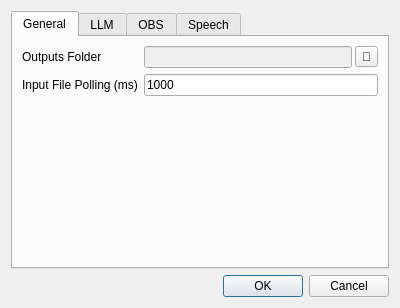
<?xml version="1.0" encoding="UTF-8"?>
<ui version="4.0">
 <class>Dialog</class>
 <widget class="QDialog" name="Dialog">
  <property name="geometry">
   <rect>
    <x>0</x>
    <y>0</y>
    <width>400</width>
    <height>308</height>
   </rect>
  </property>
  <property name="windowTitle">
   <string>Dialog</string>
  </property>
  <layout class="QGridLayout" name="gridLayout">
   <item row="2" column="0">
    <widget class="QDialogButtonBox" name="buttonBox">
     <property name="orientation">
      <enum>Qt::Horizontal</enum>
     </property>
     <property name="standardButtons">
      <set>QDialogButtonBox::Cancel|QDialogButtonBox::Ok</set>
     </property>
    </widget>
   </item>
   <item row="1" column="0">
    <widget class="QTabWidget" name="tabWidget">
     <property name="currentIndex">
      <number>0</number>
     </property>
     <widget class="QWidget" name="tab_2">
      <attribute name="title">
       <string>General</string>
      </attribute>
      <layout class="QFormLayout" name="formLayout_2">
       <property name="fieldGrowthPolicy">
        <enum>QFormLayout::ExpandingFieldsGrow</enum>
       </property>
       <item row="0" column="0">
        <widget class="QLabel" name="label_4">
         <property name="text">
          <string>Outputs Folder</string>
         </property>
        </widget>
       </item>
       <item row="0" column="1">
        <widget class="QWidget" name="widget_2" native="true">
         <layout class="QHBoxLayout" name="horizontalLayout_2">
          <property name="spacing">
           <number>3</number>
          </property>
          <property name="leftMargin">
           <number>0</number>
          </property>
          <property name="topMargin">
           <number>0</number>
          </property>
          <property name="rightMargin">
           <number>0</number>
          </property>
          <property name="bottomMargin">
           <number>0</number>
          </property>
          <item>
           <widget class="QLineEdit" name="lineEdit_outputsFolder">
            <property name="enabled">
             <bool>false</bool>
            </property>
           </widget>
          </item>
          <item>
           <widget class="QToolButton" name="toolButton_outputsFolderSelect">
            <property name="text">
             <string>📂</string>
            </property>
           </widget>
          </item>
         </layout>
        </widget>
       </item>
       <item row="1" column="0">
        <widget class="QLabel" name="label_9">
         <property name="text">
          <string>Input File Polling (ms)</string>
         </property>
        </widget>
       </item>
       <item row="1" column="1">
        <widget class="QLineEdit" name="lineEdit_inputFilePollingFreq">
         <property name="text">
          <string>1000</string>
         </property>
        </widget>
       </item>
      </layout>
     </widget>
     <widget class="QWidget" name="tab">
      <attribute name="title">
       <string>LLM</string>
      </attribute>
      <layout class="QFormLayout" name="formLayout">
       <property name="fieldGrowthPolicy">
        <enum>QFormLayout::ExpandingFieldsGrow</enum>
       </property>
       <item row="2" column="0">
        <widget class="QLabel" name="label">
         <property name="text">
          <string>Local LLM Folder</string>
         </property>
        </widget>
       </item>
       <item row="2" column="1">
        <widget class="QWidget" name="widget" native="true">
         <layout class="QHBoxLayout" name="horizontalLayout">
          <property name="leftMargin">
           <number>0</number>
          </property>
          <property name="topMargin">
           <number>0</number>
          </property>
          <property name="rightMargin">
           <number>0</number>
          </property>
          <property name="bottomMargin">
           <number>0</number>
          </property>
          <item>
           <widget class="QLineEdit" name="lineEdit_localLLMFolder">
            <property name="enabled">
             <bool>false</bool>
            </property>
           </widget>
          </item>
          <item>
           <widget class="QToolButton" name="toolButton_selectLLMFolder">
            <property name="text">
             <string>...</string>
            </property>
           </widget>
          </item>
         </layout>
        </widget>
       </item>
       <item row="3" column="0">
        <widget class="QLabel" name="label_2">
         <property name="text">
          <string>OpenAI API Key</string>
         </property>
        </widget>
       </item>
       <item row="3" column="1">
        <widget class="QLineEdit" name="lineEdit_openaiapikey">
         <property name="echoMode">
          <enum>QLineEdit::Password</enum>
         </property>
        </widget>
       </item>
       <item row="4" column="0">
        <widget class="QLabel" name="label_3">
         <property name="text">
          <string>DeepL API Key</string>
         </property>
        </widget>
       </item>
       <item row="4" column="1">
        <widget class="QLineEdit" name="lineEdit_deeplapikey">
         <property name="echoMode">
          <enum>QLineEdit::Password</enum>
         </property>
        </widget>
       </item>
       <item row="1" column="0">
        <widget class="QLabel" name="label_5">
         <property name="text">
          <string>Local LLM</string>
         </property>
        </widget>
       </item>
       <item row="1" column="1">
        <widget class="QComboBox" name="comboBox_localLLMSelect">
         <property name="sizePolicy">
          <sizepolicy hsizetype="Expanding" vsizetype="Fixed">
           <horstretch>0</horstretch>
           <verstretch>0</verstretch>
          </sizepolicy>
         </property>
         <item>
          <property name="text">
           <string>Select Local LLM</string>
          </property>
         </item>
         <item>
          <property name="text">
           <string>M2M-100 Translation</string>
          </property>
         </item>
         <item>
          <property name="text">
           <string>Custom</string>
          </property>
         </item>
        </widget>
       </item>
       <item row="5" column="1">
        <spacer name="verticalSpacer_2">
         <property name="orientation">
          <enum>Qt::Vertical</enum>
         </property>
         <property name="sizeHint" stdset="0">
          <size>
           <width>20</width>
           <height>40</height>
          </size>
         </property>
        </spacer>
       </item>
      </layout>
     </widget>
     <widget class="QWidget" name="tab_3">
      <attribute name="title">
       <string>OBS</string>
      </attribute>
      <layout class="QFormLayout" name="formLayout_3">
       <item row="0" column="0">
        <widget class="QLabel" name="label_6">
         <property name="text">
          <string>Hostname</string>
         </property>
        </widget>
       </item>
       <item row="0" column="1">
        <widget class="QLineEdit" name="lineEdit_obsHost">
         <property name="text">
          <string>localhost</string>
         </property>
        </widget>
       </item>
       <item row="1" column="0">
        <widget class="QLabel" name="label_7">
         <property name="text">
          <string>Port</string>
         </property>
        </widget>
       </item>
       <item row="1" column="1">
        <widget class="QLineEdit" name="lineEdit_obsPort">
         <property name="text">
          <string>4455</string>
         </property>
        </widget>
       </item>
       <item row="2" column="0">
        <widget class="QLabel" name="label_8">
         <property name="text">
          <string>Password</string>
         </property>
        </widget>
       </item>
       <item row="2" column="1">
        <widget class="QLineEdit" name="lineEdit_obsPassword">
         <property name="echoMode">
          <enum>QLineEdit::Password</enum>
         </property>
        </widget>
       </item>
       <item row="3" column="1">
        <widget class="QPushButton" name="pushButton_obsTestConnection">
         <property name="enabled">
          <bool>true</bool>
         </property>
         <property name="text">
          <string>Test Connection</string>
         </property>
        </widget>
       </item>
       <item row="4" column="1">
        <widget class="QLabel" name="label_obsConnectionStatus">
         <property name="sizePolicy">
          <sizepolicy hsizetype="Preferred" vsizetype="Fixed">
           <horstretch>0</horstretch>
           <verstretch>0</verstretch>
          </sizepolicy>
         </property>
         <property name="text">
          <string>Not Connected</string>
         </property>
        </widget>
       </item>
       <item row="6" column="1">
        <spacer name="verticalSpacer">
         <property name="orientation">
          <enum>Qt::Vertical</enum>
         </property>
         <property name="sizeHint" stdset="0">
          <size>
           <width>20</width>
           <height>40</height>
          </size>
         </property>
        </spacer>
       </item>
       <item row="5" column="1">
        <widget class="QLineEdit" name="lineEdit_obsPollingFreq">
         <property name="text">
          <string>1000</string>
         </property>
        </widget>
       </item>
       <item row="5" column="0">
        <widget class="QLabel" name="label_obsPollingFreq">
         <property name="text">
          <string>Polling Freq. (ms)</string>
         </property>
        </widget>
       </item>
      </layout>
     </widget>
     <widget class="QWidget" name="tab_4">
      <attribute name="title">
       <string>Speech</string>
      </attribute>
      <layout class="QFormLayout" name="formLayout_4">
       <item row="0" column="1">
        <widget class="QLineEdit" name="lineEdit_elevenlabsAPIKey">
         <property name="echoMode">
          <enum>QLineEdit::Password</enum>
         </property>
        </widget>
       </item>
       <item row="0" column="0">
        <widget class="QLabel" name="label_10">
         <property name="text">
          <string>ElevenLabs API Key</string>
         </property>
        </widget>
       </item>
      </layout>
     </widget>
    </widget>
   </item>
  </layout>
 </widget>
 <resources/>
 <connections>
  <connection>
   <sender>buttonBox</sender>
   <signal>accepted()</signal>
   <receiver>Dialog</receiver>
   <slot>accept()</slot>
   <hints>
    <hint type="sourcelabel">
     <x>248</x>
     <y>254</y>
    </hint>
    <hint type="destinationlabel">
     <x>157</x>
     <y>274</y>
    </hint>
   </hints>
  </connection>
  <connection>
   <sender>buttonBox</sender>
   <signal>rejected()</signal>
   <receiver>Dialog</receiver>
   <slot>reject()</slot>
   <hints>
    <hint type="sourcelabel">
     <x>316</x>
     <y>260</y>
    </hint>
    <hint type="destinationlabel">
     <x>286</x>
     <y>274</y>
    </hint>
   </hints>
  </connection>
 </connections>
</ui>
